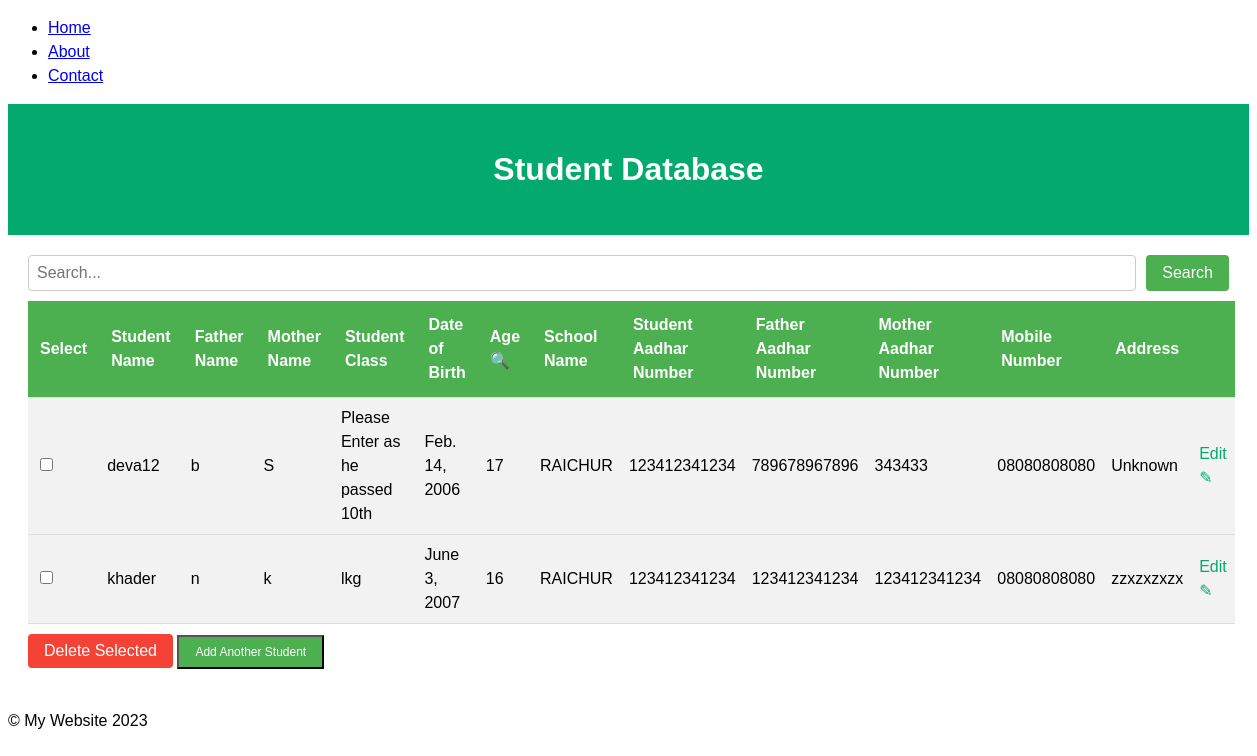
Page /student_list/ on the earlier database version.
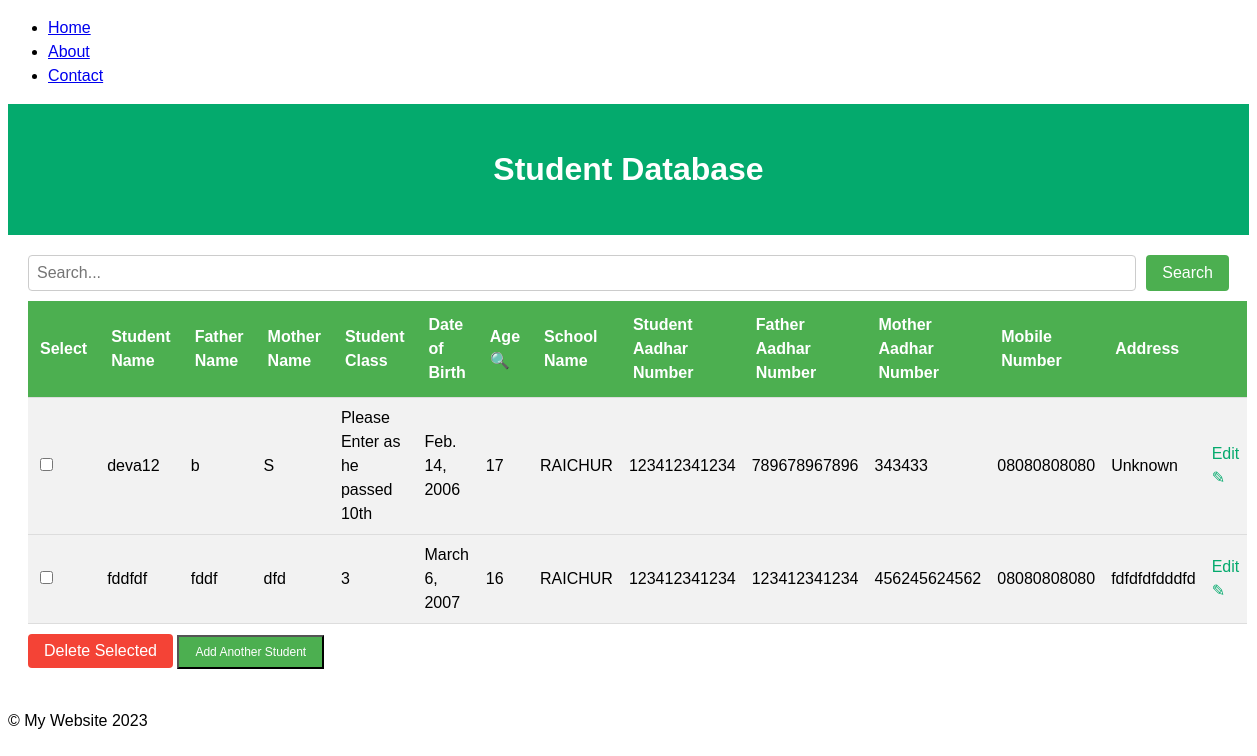
Same page on the later database version.
### studentsdataform/models.py (models this page shows, shortened)
class Student(models.Model):
    student_name = models.CharField(max_length=150)
    father_name = models.CharField(max_length=150)
    mother_name = models.CharField(max_length=150)
    student_class = models.CharField(max_length=150)
    school_name = models.CharField(max_length=150)
    student_aadhar = models.CharField(max_length=150)
    father_aadhar = models.CharField(max_length=150)
    mother_aadhar = models.CharField(max_length=150)
    mobile_number = models.CharField(max_length=150)
    dob = models.DateField(null=True, blank=True)
    age = models.IntegerField(null=True, blank=True)
    address=models.CharField(max_length=500, default='Unknown')

### studentsdataform/views.py (the view, shortened to what this page needs)
# urls.py: path('student_list/',views.student_list,name='student_list'),
def student_list(request):
    students = Student.objects.all()
    search_query = request.GET.get('search_box')
    return render(request, 'studentdatabase.html', {'students': students, 'search_query': search_query})

### studentsdataform/templatetags/custom_filters.py (called while the page is built)
@register.filter(name='calculate_age')
def calculate_age(dob):
    today = date.today()
    age = today.year - dob.year - ((today.month, today.day) < (dob.month, dob.day))
    return age

### templates/studentdatabase.html (shortened to what this page needs)
{% extends 'base.html' %}
{% load custom_filters %}
{% load custom_tags %}
{% block content %}
  <header style="background-color: #04AA6D; color: white; text-align: center; padding: 20px;">
    <h1>Student Database</h1>
  </header>
  <div style="margin: 20px;">
    <form method="GET" action="{% url 'student_list' %}" style="display: flex; margin-bottom: 10px;">
      <input type="text" name="search_box" placeholder="Search..." style="flex: 1; padding: 8px; font-size: 16px;">
      <button type="submit" style="background-color: #4CAF50; color: white; padding: 8px 16px; font-size: 16px; border: none;">Search</button>
    </form>
    {% if students %}
      <form method="POST" action="{% url 'delete_students' %}" style="margin-bottom: 20px;">
        <table style="width: 100%; border-collapse: collapse;">
          <thead>
            <tr style="background-color: #04AA6D; color: white; text-align: left;">
              <th style="padding: 12px;">Select</th>
              <th style="padding: 12px;">Student Name</th>
              <th style="padding: 12px;">Father Name</th>
              <th style="padding: 12px;">Mother Name</th>
              <th style="padding: 12px;">Student Class</th>
              <th style="padding: 12px;">Date of Birth</th>
              <th style="padding: 12px;">
                <a href="{% url 'student_list_by_age' %}" style="text-decoration: none; color: white;">
                  Age
                  <span>&#x1F50D;</span>
                </a>
              </th>
              <th style="padding: 12px;">School Name</th>
              <th style="padding: 12px;">Student Aadhar Number</th>
              <th style="padding: 12px;">Father Aadhar Number</th>
              <th style="padding: 12px;">Mother Aadhar Number</th>
              <th style="padding: 12px;">Mobile Number</th>
              <th style="padding: 12px;">Address</th>
              <th style="padding: 12px;"></th>
            </tr>
          </thead>
          <tbody>
            {% for student in students %}
              <tr style="background-color: #f2f2f2; text-align: left;">
                <td style="padding: 8px;"><input type="checkbox" name="student_ids" value="{{ student.id }}"></td>
                <td style="padding: 8px;">{{ student.student_name }}</td>
                <td style="padding: 8px;">{{ student.father_name }}</td>
                <td style="padding: 8px;">{{ student.mother_name }}</td>
                <td style="padding: 8px;">{{ student.student_class }}</td>
                <td style="padding: 8px;">{{ student.dob}}</td>
                <td style="padding: 8px;">{{ student.dob|calculate_age }}</td>
                <td style="padding: 8px;">{{ student.school_name }}</td>
                <td style="padding: 8px;">{{ student.student_aadhar   }}</td>
                <td style="padding: 8px;">{{ student.father_aadhar }}</td>
                <td style="padding: 8px;">{{ student.mother_aadhar }}</td>
                <td style="padding: 8px;">{{ student.mobile_number }}</td>
                <td style="padding: 8px;">{{ student.address }}</td>
                <td style="padding: 8px;">
                  <a href="{% url 'modify_student'  student.id %}" style="text-decoration: none; color: #04AA6D;">
                    Edit
                    <span>&#x270E;</span>
                  </a>
                </td>
              </tr>
            {% endfor %}
          </tbody>
        </table>
        <button type="submit" style="background-color: #f44336; color: white; padding: 8px 16px; font-size: 16px; border: none; margin-top: 10px;">Delete Selected</button>
        <button style="background-color: #4CAF50; color: white; font-size: 12px; padding: 8px 16px;">
          <a href="{% url 'add_student' %}" style="text-decoration: none; color: white;">Add Another Student</a>
        </button>
      </form>
    {% else %}
      <p>No students found.</p>
    {% endif %}
  </div>
{% endblock %}

### templates/base.html (shortened to what this page needs)
<!DOCTYPE html>
<html lang="en">
    <head>
    </head>
  <body>
    <header>
      <nav>
        <ul>
          <li><a href="/">Home</a></li>
          <li><a href="/about/">About</a></li>
          <li><a href="/contact/">Contact</a></li>
        </ul>
      </nav>
    </header>
    <main>
      {% block content %}{% endblock %}
    </main>
    <footer>
      &copy; My Website 2023
    </footer>
  </body>
</html>

### templates/base.html (style rules this page uses)
body { font-family: Arial, Helvetica, sans-serif; font-size: 16px; line-height: 1.5; }
input[type="text"] { padding: 8px; border: 1px solid #ccc; border-radius: 4px; margin-right: 10px; }
button[type="submit"] { background-color: #4CAF50; color: white; padding: 8px 16px; border: none; border-radius: 4px; cursor: pointer; }
table { border-collapse: collapse; width: 100%; }
th, td { text-align: left; padding: 8px; border-bottom: 1px solid #ddd; }
th { background-color: #4CAF50; color: white; }
tr:nth-child(even) { background-color: #f2f2f2; }

Differences in the rows shown:
removed Student: student_name "khader", father_name "n", mother_name "k", student_class "lkg", dob "June 3, 2007", dob|calculate_age "16", school_name "RAICHUR", student_aadhar "123412341234", father_aadhar "123412341234", mother_aadhar "123412341234", mobile_number "08080808080", address "zzxzxzxzx"
added Student: student_name "fddfdf", father_name "fddf", mother_name "dfd", student_class "3", dob "March 6, 2007", dob|calculate_age "16", school_name "RAICHUR", student_aadhar "123412341234", father_aadhar "123412341234", mother_aadhar "456245624562", mobile_number "08080808080", address "fdfdfdfdddfd"
